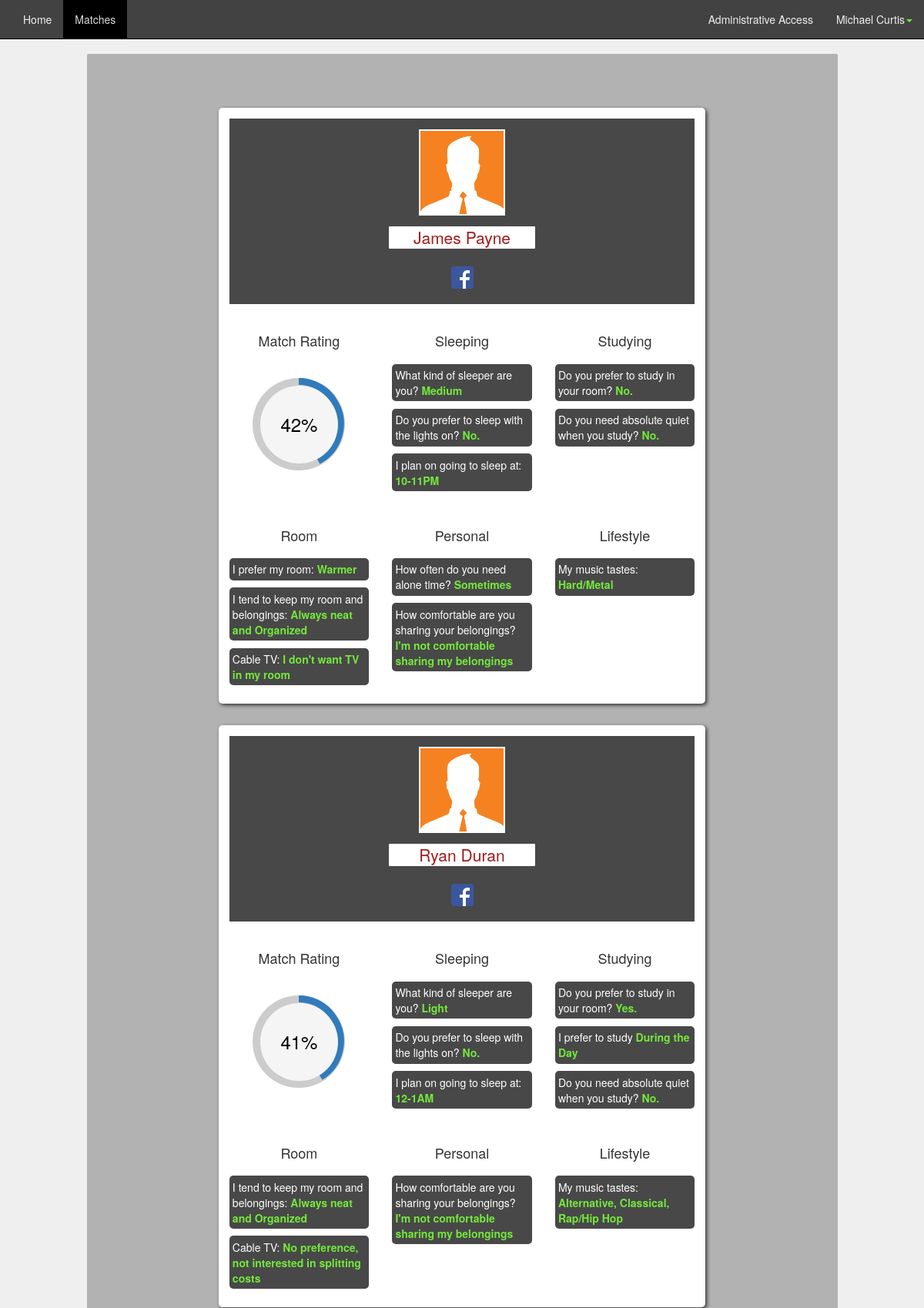
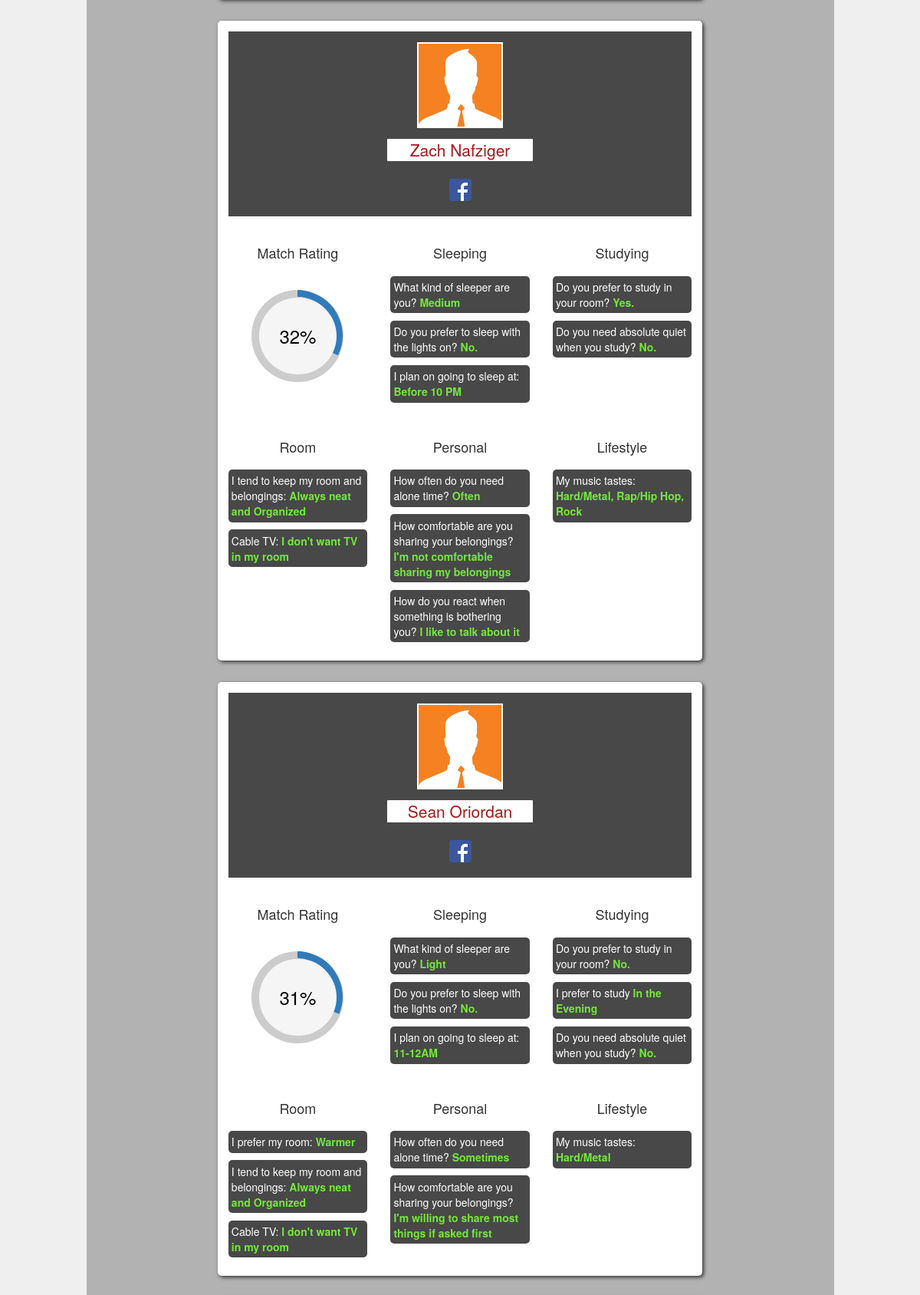
The app's page /matches.php (signed in, upper part) with its own data (2 pictures, top to bottom).
### tables this page shows
CREATE TABLE `user` (
`id` int(11) NOT NULL,
  `picture` varchar(50) NOT NULL,
  `password` varchar(64) NOT NULL,
  `first_name` varchar(20) NOT NULL,
  `last_name` varchar(30) NOT NULL,
  `account_type` varchar(20) NOT NULL,
  `email` varchar(50) NOT NULL,
  `facebook` varchar(50) NOT NULL DEFAULT 'https://www.facebook.com/yourusername',
  `public` tinyint(4) NOT NULL DEFAULT '1',
  `gender` int(11) NOT NULL COMMENT '0 = female 1 = male',
  `status` smallint(6) NOT NULL COMMENT '0 = new student, 1 = current student'
);

CREATE TABLE `tabs` (
`id` int(11) NOT NULL,
  `name` varchar(30) NOT NULL
);

CREATE TABLE `options` (
`id` int(11) NOT NULL,
  `name` varchar(50) NOT NULL,
  `question_id` int(11) NOT NULL,
  `value_index` int(11) NOT NULL
);

CREATE TABLE `questions` (
`id` int(11) NOT NULL,
  `question` varchar(500) NOT NULL,
  `tab_id` int(11) NOT NULL,
  `type_id` int(11) NOT NULL
);

CREATE TABLE `answers` (
`id` int(11) NOT NULL,
  `user_id` int(11) NOT NULL,
  `question_id` int(11) NOT NULL,
  `value` int(11) NOT NULL,
  `preference_rating` int(11) DEFAULT NULL COMMENT 'numbers 1-5'
);

### classes/PageChecker.php (called while the page is built)
<?php
	class PageChecker
	{
		public function isPage($page = null)
		{
			if($page)
			{
				if($page == str_replace("/", "", $_SERVER['PHP_SELF']))
				{
					return true;
				}
			}
			return false;
		}
	}
?>

### classes/DB.php (called while the page is built, shortened)
<?php
class DB
{
	private static $_instance = null;
	private $_pdo,
	 		$_query,
	 		$_error = false,
	  		$_results,
	  		$_count = 0;
	private function __construct()
	{
		try
		{
			$this->_pdo = new PDO('mysql:host=' . Config::get('mysql/host') . ';dbname='. Config::get('mysql/db'), Config::get('mysql/username'), Config::get('mysql/password'));
		}
		catch(PDOException $e)
		{
			die($e->getMessage());
		}
	}
	public static function getInstance()
	{
		if(!isset(self::$_instance))
		{
			self::$_instance = new DB();
		}
		return self::$_instance;
	}
	public function query($sql, $params = array())
	{
		$this->_error = false;
		if($this->_query = $this->_pdo->prepare($sql))
		{
			$x = 1;
			if(count($params))
			{
				foreach($params as $param)
				{
					$this->_query->bindValue($x,$param);
					$x++;
				}
			}
			if($this->_query->execute())
			{
				$this->_results = $this->_query->fetchAll(PDO::FETCH_OBJ);
				$this->_count = $this->_query->rowCount();
			}
			else
			{
				$this->_error = true;
			}
		}
		return $this;
	}
	public function action($action, $table, $where = array())
	{
		if(count($where) === 3)
		{
			$operators = array('=','>','<','>=','<=');
			$field = $where[0];
			$operator = $where[1];
			$value = $where[2];
			if(in_array($operator, $operators))
			{
				$sql = "{$action} FROM {$table} WHERE {$field} {$operator} ?";
				if(!$this->query($sql, array($value))->error())
				{
					return $this;
				}
			}
		}
		return false;
	}
	public function get($table, $where)
	{
		return $this->action('SELECT *', $table, $where);
	}
	public function results()
	{
		return $this->_results;
	}
	public function error()
	{
		return $this->_error;
	}
	public function count()
	{
		return $this->_count;
	}
	public function first()
	{
		return $this->results()[0];
	}
}
?>

### classes/Config.php (called while the page is built)
<?php
class Config
{
	public static function get($path = null)
	{
		if($path)
		{
			$config = $GLOBALS['config'];
			$path = explode('/', $path);
			foreach($path as $bit)
			{
				if(isset($config[$bit]))
				{
					$config = $config[$bit];
				}
			}
			return $config;
		}
	}
}
?>

### classes/User.php (called while the page is built, shortened)
<?php
class User
{
	private $_db, $_data, $_sessionName, $_isLoggedIn, $_cookieName;
	public function __construct($user = null)
	{
		$this->_db = DB::getInstance();
		$this->_sessionName = Config::get('session/session_name');
		if(!$user)
		{
			if(Session::exists($this->_sessionName))
			{
				$user = Session::get($this->_sessionName);
				if($this->find($user))
				{
					$this->first_name = $this->data()->first_name;
					$this->last_name = $this->data()->last_name;
					$this->account_type = $this->data()->account_type;
				}
			}
		}
		else
		{
			$this->find($user);
		}
	}
	public function find($user = null)
	{
		if($user)
		{
			$field = (is_numeric($user)) ? 'id': 'username';
			$data = $this->_db->get('user', array($field, '=', $user));
			if($data->count())
			{
				$this->_data = $data->first();
				$this->id = $this->data()->id;
				$this->first_name = $this->data()->first_name;
				$this->last_name = $this->data()->last_name;
				$this->facebook = $this->data()->facebook;
				return true;
			}
		}
	}
	public function data()
	{
		return $this->_data;
	}
}
?>

### classes/Session.php (called while the page is built, shortened)
<?php
class Session
{
	public static function exists($name)
	{
		return (isset($_SESSION[$name])) ? true : false;
	}
	public static function get($name)
	{
		return $_SESSION[$name];
	}
}
?>

### classes/UserScore.php (called while the page is built, shortened)
<?php
class UserScore
{
	public function __construct($id, $score)
	{
		$this->id = $id;
		$this->score = $score;
	}
}
?>

### functions/sanitize.php (called while the page is built, shortened)
<?php
function escapeName($string)
{
	return htmlentities($string, ENT_COMPAT, 'UTF-8');
}
?>

### functions/get_profile.php (the view, shortened to what this page needs)
<?php
function listBestTenMatches($UserScoreArray)
{
	foreach ($UserScoreArray as $num => $userscore)
	{
		$db = DB::getInstance();
		$tabs = $db->query("SELECT * FROM tabs");
		$tabs = $tabs->results();
		$targetUser = new User($userscore->id);
		echo '<div class="row spacing2">
				<div class="col-md-8 largeRankingWidget center-block">
					<div class="topBannerForWidget">
						<div class="row">
						<div class="col-md-10 center-block">
						<div class="row paddingTop1">
							<div class="profilePic col-md-3 center-block"></div>
						</div>
						<div class="row spacing1">
							<div class="col-md-5 col-sm-4 center-block profileName">
								<p class="text-center lead"><a class="profileLink" href="profile.php?id='.$targetUser->id.'">'.escapeName($targetUser->first_name).' '.escapeName($targetUser->last_name).'</a></p>
							</div>
						</div>';
						if($targetUser->facebook){
		echo			'<div class="row">
							<div class = "text-center lead">
								<a href="'.escapeName($targetUser->facebook).'" target="_blank">
									<img border="0" alt="facebook" src="\images\social\FB-f-Logo__blue_29.png" width="29" height="29">
								</a>
							</div>
						</div>';
					}
		echo		'</div>
				</div>
					</div>';
					$counter = 1;
					echo '<div class="row spacing2">';
					echo '<div class="col-md-4';
					$public_answer = $db->query("SELECT * FROM public_answer WHERE user_id = ?", array($targetUser->id));
					if($public_answer->count())
					{
						$public_answer = $public_answer->first();
						$public_answer = $public_answer->value;
						if($public_answer != 1)
						{
							echo "center-block";
						}
					}
					echo'">
						<div class="row">
							<div class="col-md-12">
								<h4 class="text-center">Match Rating</h4>
							</div>
						</div>
						<div class="row">
							<div class="col-md-12 paddingTop2">
								<div class="c100 p'.intval($userscore->score).' large center"><span>'.intval($userscore->score).'%</span><div class="slice"><div class="bar"></div><div class="fill"></div></div></div>
							</div>
						</div>
					</div>';
					$firstsection = true;
			$public_answer = $db->query("SELECT * FROM public_answer WHERE user_id = ?", array($targetUser->id));
			if($public_answer->count())
			{
				$public_answer = $public_answer->first();
				$public_answer = $public_answer->value;
				if($public_answer == 1)
				{
					foreach ($tabs as $tab)
					{
						if($firstsection != true)
							{
							if($counter >= 3){
								$counter = 0;
								echo '</div>
								<div class="row spacing2">';
							}
							echo '<div class="col-md-4">
								<div class="row">
									<div class="col-md-12">
										<h4 class="text-center">'.ucfirst(escapeName($tab->name)).'</h4>
									</div>
								</div>
								<div class="row">
									<div class="col-md-12">
										<ul class="noPadding">';
							$questions = $db->query("SELECT * FROM questions WHERE tab_id = ?", array($tab->id));
							$questions = $questions->results();
					    foreach($questions as $question)
					    {
						      $answers = $db->query("SELECT * FROM answers WHERE question_id = ? AND user_id = ".$targetUser->id."", array($question->id));
						      $answers = $answers->results();
									if($question->type_id != 1 && $question->type_id != 2)
									{
										$checkboxes = false;
										$first_item = true;
										if($question->type_id == 4) {$checkboxes = true;}
							      foreach($answers as $answer){
							        $answer_strings =  $db->query("SELECT * FROM options WHERE question_id = ? AND value_index = ".escapeName($answer->value)."", array($question->id));
							        $answer_strings = $answer_strings->results();
							        foreach($answer_strings as $answer_string)
							        {
												if($checkboxes == false) echo '<li>'. escapeName($question->question).' <strong>'.escapeName($answer_string->name).'</strong></li>';
												if($checkboxes == true && $first_item == false){
													echo ', '.escapeName($answer_string->name).'';
												}
												if($checkboxes == true && $first_item == true){
													echo '<li>'. escapeName($question->question).' <strong> '.escapeName($answer_string->name).'';
													$first_item = false;
												}
							        }
							      }
										if($checkboxes == true) {echo '</strong></li>';}
									} else
									{
										foreach($answers as $answer){
											$yesno = $answer->value;
											if($yesno == 0)
											{
												echo '<li>'. escapeName($question->question).' <strong>No.</strong></li>';
											} else{
												echo '<li>'. escapeName($question->question).' <strong>Yes.</strong></li>';
											}
										}
									}
					    }
							echo '</ul>
									</div>
										</div>
									</div>';
							$counter++;
						} else $firstsection = false;
				  	}
				}
				else
				{
					echo "<div class='col-md-12 text-center'><h3>Answers Not Public</h3></div>";
				}
			}
			else
			{
				echo "<div class='col-md-12 text-center'><h3>Answers Not Public</h3></div>";
			}
			echo '</div>';
			echo'</ul></div>
		</div>';
	}
}
?>

### matches.php (shortened to what this page needs)
<?php
  require_once 'functions/get_profile.php';
?>
<!DOCTYPE html>
<html lang="en">
  <head>
    <link href="css/bootstrap.min.css" rel="stylesheet">
    <link href="css/mainLayout.css" rel="stylesheet">
    <link href="css/navbar.css" rel="stylesheet">
    <link href="css/circle.css" rel="stylesheet">
    <link href="css/matches.css" rel="stylesheet">
  </head>
  <body>
    <?php
      include("navbar.php");
    ?>
    <div class="pushContainer"></div>
     <div class="container">
      <div class="row">
        <div class="col-md-12">
          <div class="row">
            <div class="col-md-10 center-block" id="matchArea">
                <?php
                $matches = getMatches($user->id);
                listBestTenMatches($matches);
                ?>
            </div>
          </div>
        </div>
      </div>
    </div>
  </body>
</html>

### navbar.php (shortened to what this page needs)
<?php $pageChecker = new PageChecker(); $user = new User(); ?>
<nav class="navbar navbar-default navbar-fixed-top">
  <div class="container-fluid">
    <div class="collapse navbar-collapse" id="bs-example-navbar-collapse-1">
      <ul class="nav navbar-nav">
        <li <?php echo ($pageChecker->isPage("index.php")) ? "class='active'" : ''; ?>><a href="index.php">Home</a></li>
        <li <?php echo ($pageChecker->isPage("matches.php")) ? "class='active'" : ''; ?>><a href="matches.php">Matches</a></li>
      </ul>
      <ul class="nav navbar-nav navbar-right">
        <?php
          if($user->account_type=="admin")
          {
        ?>
        <li <?php echo ($pageChecker->isPage("administrator.php")) ? "class='active'" : ''; ?>><a href="administrator.php">Administrative Access</a></li><?php } ?>
        <li class="dropdown">
          <a href="#" class="dropdown-toggle" data-toggle="dropdown" role="button" aria-expanded="false"><?php echo $user->first_name . " " . $user->last_name; ?><span class="caret neon"></span></a>
        </li>
      </ul>
    </div>
  </div>
</nav>

### css/mainLayout.css (style rules this page uses)
body { background-color: #EFEFEF; }
html, body { padding-bottom: 4em; }
.spacing2 { margin-top: 2em; }
.spacing1 { margin-top: 1em; }
.pushContainer { height: 5em; }
.center-block { float:none; }
.neon { color: #73E83B; }
.center { margin-left: auto; margin-right: auto; }
.noPadding { padding:0; }
.paddingTop1 { padding-top: 1em; }
.paddingTop2 { padding-top: 2em; }

### css/navbar.css (style rules this page uses)
.navbar-default { background-color: #424242; border-color: #000000; }
.navbar-default .navbar-nav > li > a { color: #ecf0f1; }
.navbar-default .navbar-nav > .active > a, .navbar-default .navbar-nav > .active > a:hover, .navbar-default .navbar-nav > .active > a:focus { color: #dadada; background-color: #000000; }
.navbar-default .navbar-collapse, .navbar-default .navbar-form { border-color: #ecf0f1; }

### css/circle.css (style rules this page uses)
.c100 { position: relative; font-size: 120px; width: 1em; height: 1em; -webkit-border-radius: 50%; -moz-border-radius: 50%; -ms-border-radius: 50%; -o-border-radius: 50%; border-radius: 50%; float: left; margin: 0 0.1em 0.1em 0; background-color: #cccccc; }
.c100 *, .c100 *:before, .c100 *:after { -webkit-box-sizing: content-box; -moz-box-sizing: content-box; box-sizing: content-box; }
.c100.center { float: none; margin: 0 auto; }
.c100 > span { position: absolute; width: 100%; z-index: 1; left: 0; top: 0; width: 5em; line-height: 5em; font-size: 0.2em; color: #cccccc; display: block; text-align: center; white-space: nowrap; -webkit-transition-property: all; -moz-transition-property: all; -o-transition-property: all; transition-property: all; -webkit-transition-duration: 0.2s; -moz-transition-duration: 0.2s; -o-transition-duration: 0.2s; transition-duration: 0.2s; -webkit-transition-timing-function: ease-out; -moz-transition-timing-function: ease-out; -o-transition-timing-function: ease-out; transition-timing-function: ease-out; }
.c100:after { position: absolute; top: 0.08em; left: 0.08em; display: block; content: " "; -webkit-border-radius: 50%; -moz-border-radius: 50%; -ms-border-radius: 50%; -o-border-radius: 50%; border-radius: 50%; background-color: whitesmoke; width: 0.84em; height: 0.84em; -webkit-transition-property: all; -moz-transition-property: all; -o-transition-property: all; transition-property: all; -webkit-transition-duration: 0.2s; -moz-transition-duration: 0.2s; -o-transition-duration: 0.2s; transition-duration: 0.2s; -webkit-transition-timing-function: ease-in; -moz-transition-timing-function: ease-in; -o-transition-timing-function: ease-in; transition-timing-function: ease-in; }
.c100 > span { color: black; }

### css/matches.css (style rules this page uses)
#matchArea { background-color: #B2B2B2; padding: 3em 2em; border-radius: 2px; }
.largeRankingWidget { background-color: white; border-radius: 5px; padding:1em; box-shadow: 2px 2px 5px; }
.largeRankingWidget li { list-style-type: none; background-color: #484848; margin: .7em 0; color:white; padding: .3em; border-radius: 5px; }
.largeRankingWidget strong { color: #73E83B; }
.profilePic { height: 8em; width: 8em; background-image: url("../images/default.jpg"); background-size:cover; background-position: -30px 0px; border: 2px solid white; }
.topBannerForWidget { background-color: #484848; }
.profileName > p { background-color: white; border-radius: 1px; padding: 0 .5em; }
.profileName > p > a { color: #A31919; }

### records on screen
user: first_name "Michael", last_name "Curtis"
user: first_name "James", last_name "Payne", score "42"
tabs: name "Sleeping"
options: question.question "What kind of sleeper are you?", name "Medium"
answers: question.question "Do you prefer to sleep with the lights on?"
options: question.question "I plan on going to sleep at:", name "10-11PM"
tabs: name "Studying"
answers: question.question "Do you prefer to study in your room?"
answers: question.question "Do you need absolute quiet when you study?"
tabs: name "Room"
options: question.question "I prefer my room:", name "Warmer"
options: question.question "I tend to keep my room and belongings:", name "Always neat and Organized"
options: question.question "Cable TV:", name "I don't want TV in my room"
tabs: name "Personal"
options: question.question "How often do you need alone time?", name "Sometimes"
options: question.question "How comfortable are you sharing your belongings?", name "I'm not comfortable sharing my belongings"
tabs: name "Lifestyle"
options: question.question "My music tastes:", name "Hard/Metal"
user: first_name "Ryan", last_name "Duran", score "41"
options: question.question "What kind of sleeper are you?", name "Light"
answers: question.question "Do you prefer to sleep with the lights on?"
options: question.question "I plan on going to sleep at:", name "12-1AM"
answers: question.question "Do you prefer to study in your room?"
options: question.question "I prefer to study", name "During the Day"
answers: question.question "Do you need absolute quiet when you study?"
options: question.question "Cable TV:", name "No preference, not interested in splitting costs"
options: question.question "My music tastes:", name "Alternative"
options: name "Classical"
options: name "Rap/Hip Hop"
user: first_name "Zach", last_name "Nafziger", score "32"
answers: question.question "Do you prefer to sleep with the lights on?"
options: question.question "I plan on going to sleep at:", name "Before 10 PM"
answers: question.question "Do you prefer to study in your room?"
answers: question.question "Do you need absolute quiet when you study?"
options: question.question "How often do you need alone time?", name "Often"
options: question.question "How do you react when something is bothering you?", name "I like to talk about it"
options: name "Rock"
user: first_name "Sean", last_name "Oriordan", score "31"
answers: question.question "Do you prefer to sleep with the lights on?"
options: question.question "I plan on going to sleep at:", name "11-12AM"
answers: question.question "Do you prefer to study in your room?"
options: question.question "I prefer to study", name "In the Evening"
answers: question.question "Do you need absolute quiet when you study?"
options: question.question "How comfortable are you sharing your belongings?", name "I'm willing to share most things if asked first"
